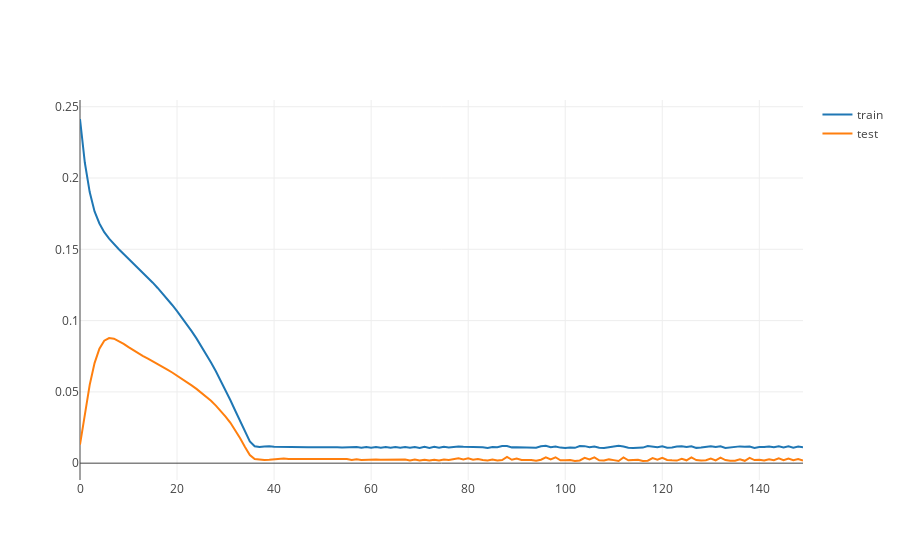

This figure's notebook cell:
### Code cell
show_val_loss(multi_history)

### Figure 1 — Plotly figure (JSON) as saved in the notebook; plotly's stock layout.template omitted (floating-point values rounded to 4 significant figures; data arrays with more than 128 entries replaced by an {"elided": "..."} marker saying what was removed)
{"data": [{"name": "train", "type": "scatter", "y": {"elided": "150 float values"}}, {"name": "test", "type": "scatter", "y": {"elided": "150 float values"}}], "layout": {}}
